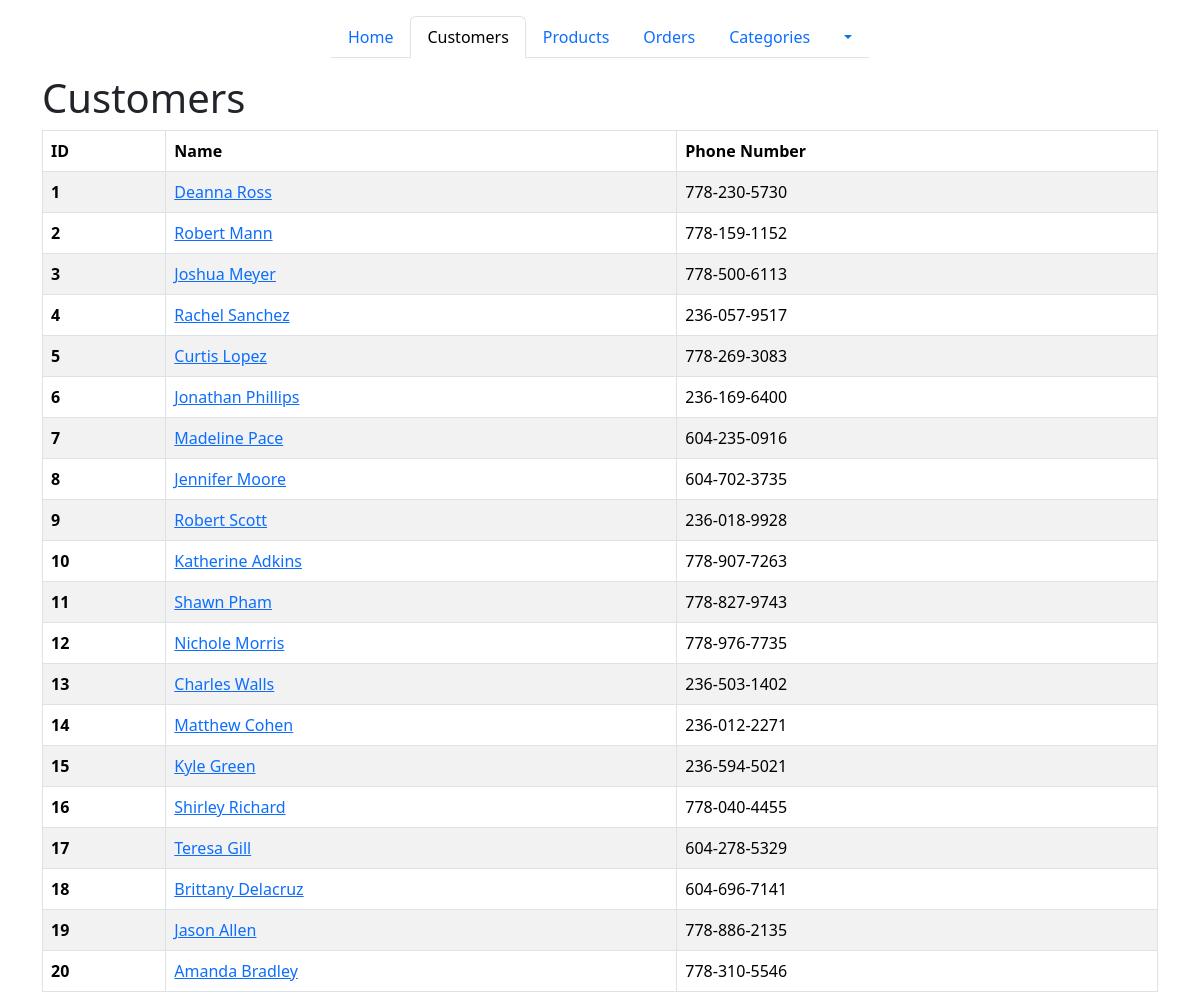
Before: /customers/ with the older database file.
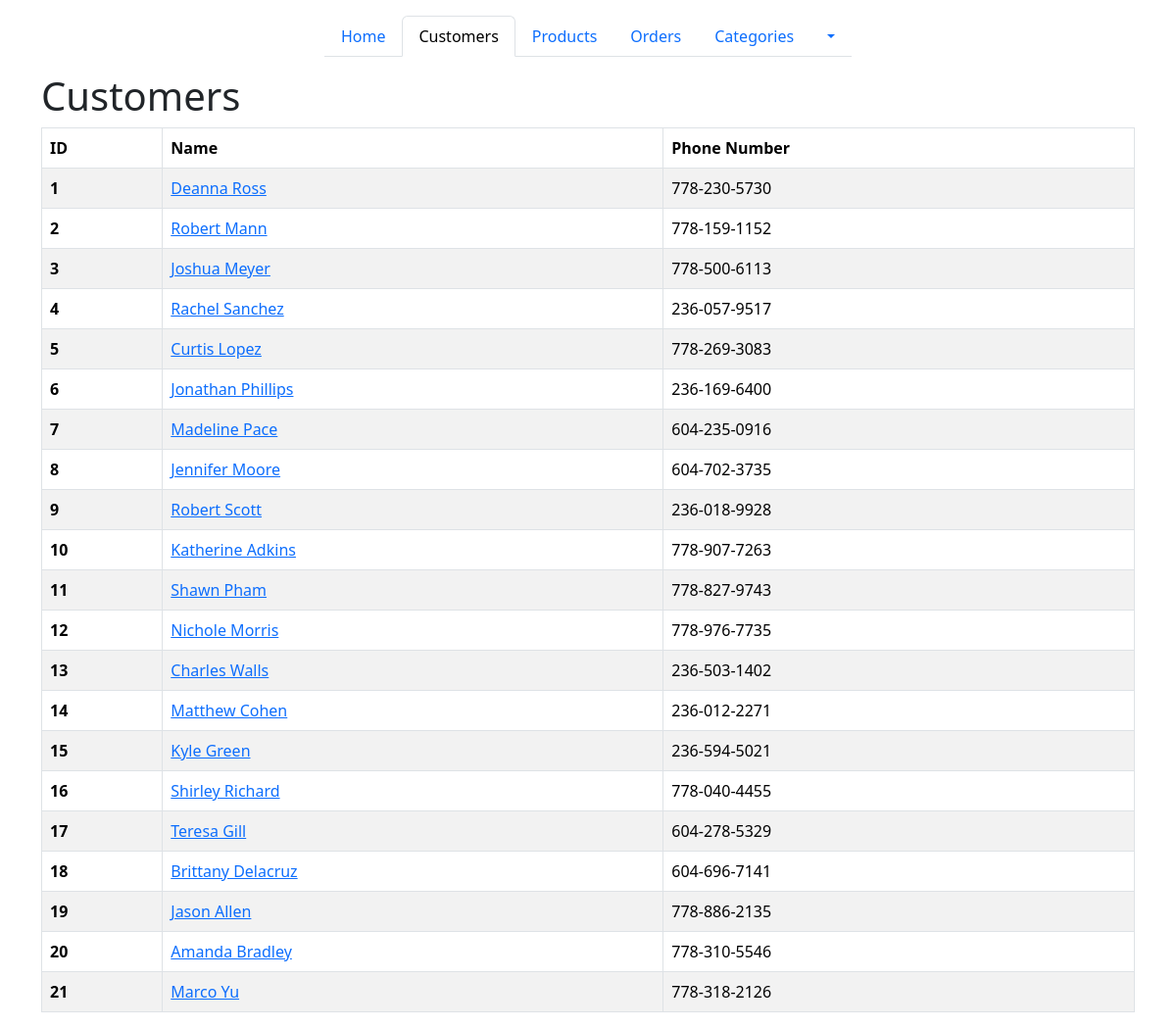
After: the same page with the newer database file.
### models/customer.py (models this page shows, shortened)
class Customer(db.Model):
    __tablename__ = "Customers"
    id = db.mapped_column(db.Integer, primary_key=True)
    name = db.mapped_column(db.String)
    phone = db.mapped_column(db.String, unique=True)
    orders = db.relationship("Order", back_populates="customer")

### routes/customers.py (the view)
@customers_bp.route("/")
def customers_detail():
    stmt = db.select(Customer)
    data = db.session.execute(stmt).scalars()
    return render_template("customers.html", data=data)

### templates/customers.html (shortened to what this page needs)
{% extends "base.html" %} {% block content %}
<h1>Customers</h1>
<div class="d-flex flex-wrap">
  <table class="table table-bordered table-hover table-striped">
    <thead>
      <tr>
        <th>ID</th>
        <th>Name</th>
        <th>Phone Number</th>
      </tr>
    </thead>
    <tbody>
      {% for customer in data %}
      <tr>
        <th>{{ customer.id }}</th>
        <td>
          <a href=" {{ url_for('customers.customer_detail', id=customer.id) }}"
            >{{ customer.name}}</a
          >
        </td>
        <td>{{ customer.phone}}</td>
      </tr>
      {% endfor %}
    </tbody>
  </table>
</div>
{% endblock %}

### templates/base.html (shortened to what this page needs)
<!DOCTYPE html>
<html>
<head>
  <link href="https://cdn.jsdelivr.net/npm/bootstrap@5.3.3/dist/css/bootstrap.min.css" rel="stylesheet" />
</head>
<body>
  <div class="container">
    <header class="d-flex justify-content-center py-3">
      <ul class="nav nav-tabs nav-fill">
        <li class="nav-item">
          <a href="{{ url_for('home_page') }}"
            class="nav-link {% if request.endpoint == 'home_page' %}active{% endif %}">
            Home
          </a>
        </li>
        <li class="nav-item">
          <a href="{{ url_for('customers.customers_detail') }}"
            class="nav-link {% if request.endpoint == 'customers.customers_detail' %}active{% endif %}">
            Customers
          </a>
        </li>
        <li class="nav-item">
          <a href="{{ url_for('products.all_products_page') }}"
            class="nav-link {% if request.endpoint == 'products.all_products_page' %}active{% endif %}">
            Products
          </a>
        </li>
        <li class="nav-item">
          <a href="{{ url_for('orders.orders_page') }}"
            class="nav-link {% if request.endpoint == 'orders.orders_page' %}active{% endif %}">
            Orders
          </a>
        </li>
        <li class="nav-item d-flex">
          <a href="{{ url_for('categories.categories_page') }}"
            class="nav-link {% if request.endpoint == 'categories.categories_page' %}active{% endif %}">
            Categories
          </a>
          <a href="#" class="nav-link dropdown-toggle" data-bs-toggle="dropdown"></a>
        </li>
      </ul>
    </header>
    {% block content %}{% endblock %}
  </div>
</body>
</html>

Changed rows visible on the page:
added Customer: id "21", name "Marco Yu", phone "778-318-2126"
